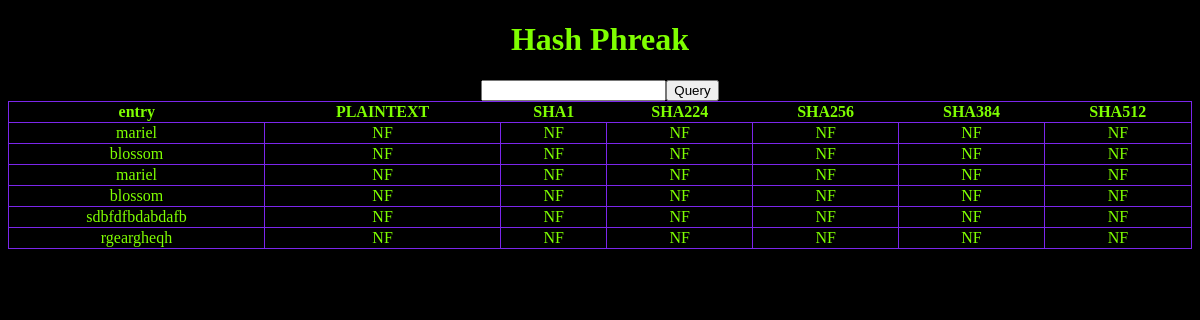
The page / on the database its author committed.
### app.py (models this page shows, shortened)
class SEARCH_QUERY(db.Model):
    __bind_key__ = 'hashes'
    id= db.Column(db.Integer, primary_key=True)
    entry = db.Column(db.String(200), nullable=False)
    PLAINTEXT = db.Column(db.String(200), nullable=False)
    S1 = db.Column(db.String(200), nullable=False)
    S224 = db.Column(db.String(200), nullable=False)
    S256 = db.Column(db.String(200), nullable=False)
    S384 = db.Column(db.String(200), nullable=False)
    S512 = db.Column(db.String(200), nullable=False)

### app.py (the view)
@app.route("/", methods=['POST', 'GET'])
def index():
    if request.method == 'POST':
        try:
            SEARCH_QUERY.HASH_RESULT()
            return redirect('/')
        except:
            return 'There was an issue with your query'
    else:
        queries = SEARCH_QUERY.query.order_by(SEARCH_QUERY.id).all()
        return render_template('index.html', queries=queries)

### templates/index.html (shortened to what this page needs)
{% extends 'base.html' %}
{% block head %}
<div class="content" style="background-color: black; color: chartreuse; text-align: center;">
    <h1>Hash Phreak</h1>
</div>
{% endblock %}
{% block body %}
<div class="content" style="background-color: black; color: chartreuse; text-align: center;">
    <table style="width:100%">
        <tr>
            <th>entry</th>
            <th>PLAINTEXT</th>
          <th>SHA1</th>
          <th>SHA224</th>
          <th>SHA256</th>
          <th>SHA384</th>
          <th>SHA512</th>
        </tr>
        {% for query in queries %}
        <tr>
            <td>{{ query.entry }}</td>
            <td>{{ query.PLAINTEXT }}</td>
            <td>{{ query.S1 }}</td>
            <td>{{ query.S224 }}</td>
            <td>{{ query.S256 }}</td>
            <td>{{ query.S384 }}</td>
            <td>{{ query.S512 }}</td>
        </tr>
    {% endfor %}
    <form style="border-color: #b6a9cb; background-color: black;" action="/" method="POST">
        <input type="text" name ="content" id="content">
        <input type="submit" value="Query">
    </form>
      </table>
</div>
{% endblock %}

### templates/base.html (shortened to what this page needs)
<!DOCTYPE html>
<html lang="en">
<head>
    <link rel="stylesheet" href="{{ url_for('static', filename='css/main.css') }}">
    {% block head%}{% endblock %}
</head>
<body>
    {% block body%}{% endblock %}
</body>
</html>

### static/css/main.css (style rules this page uses)
table { border-collapse:collapse; border:1px solid #7b26eb; }
table td { border:1px solid #7b26eb; }
body { margin: 1000; font-family:'OCR A'; background-color: black; color:chartreuse; }

### rows shown on the page
SEARCH_QUERY: entry "mariel", PLAINTEXT "NF", S1 "NF", S224 "NF", S256 "NF", S384 "NF", S512 "NF"
SEARCH_QUERY: entry "blossom", PLAINTEXT "NF", S1 "NF", S224 "NF", S256 "NF", S384 "NF", S512 "NF"
SEARCH_QUERY: entry "mariel", PLAINTEXT "NF", S1 "NF", S224 "NF", S256 "NF", S384 "NF", S512 "NF"
SEARCH_QUERY: entry "blossom", PLAINTEXT "NF", S1 "NF", S224 "NF", S256 "NF", S384 "NF", S512 "NF"
SEARCH_QUERY: entry "sdbfdfbdabdafb", PLAINTEXT "NF", S1 "NF", S224 "NF", S256 "NF", S384 "NF", S512 "NF"
SEARCH_QUERY: entry "rgeargheqh", PLAINTEXT "NF", S1 "NF", S224 "NF", S256 "NF", S384 "NF", S512 "NF"
